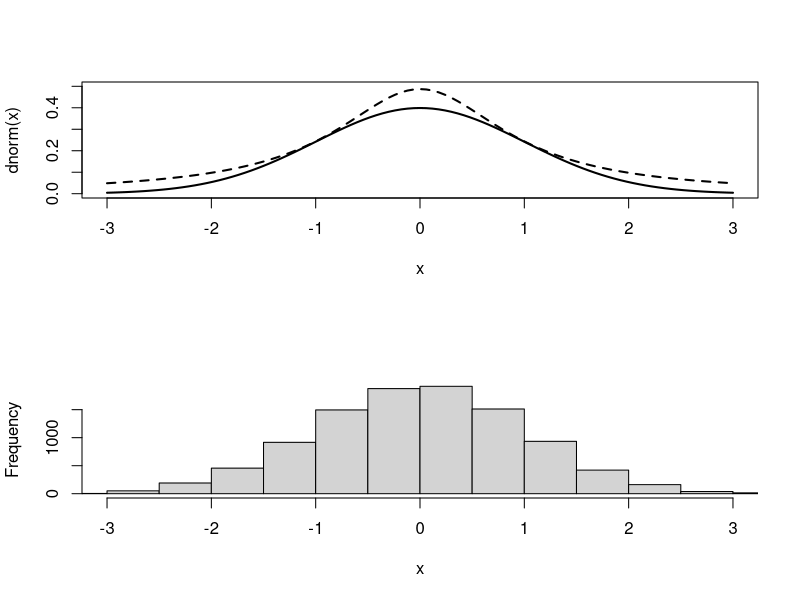

Generate this figure with R:

# rand_norm.R
rand_norm <- function(n){
  M <- 1.5203;           # bound used in A/R algorithm
  i <- 0; N <- 0;        # initialization and storage
  z <- rep(0, times = n);
  while(i < n){                      # keep going until n accepts
      x <- tan(pi*(runif(1) - 0.5))  # simulate a Cauchy
      u <- runif(1)                  # simulate a Uniform
      f <- 1/sqrt(2*pi)*exp(-x^2/2)  # compute f(x)
      g <- 1/pi/(1+x^2)              # compute g(x)
      if (u <= f/M/g){
        i <- i + 1;            # got another accept
        z[i] <- x;             # save this one
      }
    N <- N + 1                 # keep track of num trials
  }
list(z = z, accept = n/N)                     
}

tmp <- rand_norm(10000)
tmp$accept

pdf(file="img/ARalgo.pdf")
par(mfrow = c(2,1))
curve(dnorm, xlim = c(-3,3), ylim = c(0,0.5), lwd = 2)
f <- function(x) 1.53*dcauchy(x)
curve(f, add = TRUE, lwd = 2, lty = 2)
hist(tmp$z, , xlim = c(-3,3), xlab = "x", main = "")
par(mfrow = c(1,1))

dev.off()
